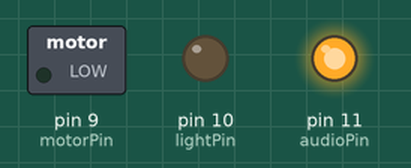
The sketch below on a simulated Arduino Uno, built with avr-gcc and run on an emulated ATmega328P. Parts: switched loads named in the sketch (green lamp = pin HIGH), output pins drawn as LEDs (lit = HIGH).

Above: at 0.12 s.
At 2.7 s:
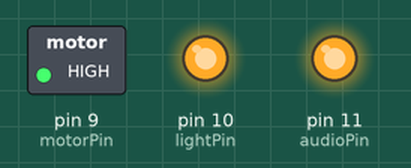
At 7.7 s:
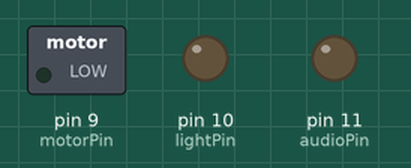
Timing chart, 0 to 13.3 s (numbered marks = the images above):
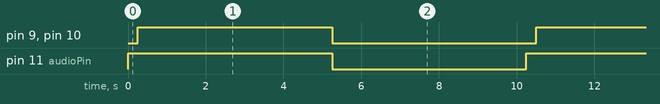

The sketch:

Shaking_Body.ino
```cpp
/* Halloween 2017 Shaking Body
 *  Robin Gambin
 *  System will use a 12V motor with an off balance arm to create a
 *  shaking motion in the body.
 *  120V spot light will be controlled from a Grove relay
 *  and audio will also be activated us a Adafruit SoundFX board and battery powered speaker.
 */
const int triggerPin=2; //remote trigger maybe used later
const int motorPin=9; //power relay control. Motor only needs to turn on
const int lightPin=10; //power relay for lights
const int audioPin=11; //trigger soundFx card
//const int startPin=13; //just to know when the

void setup() {
 // pinMode(startPin, OUTPUT);
  pinMode(triggerPin, INPUT);
  pinMode(motorPin, OUTPUT);
  pinMode(lightPin, OUTPUT);
  pinMode(audioPin, OUTPUT);
}

void loop() {
 // digitalWrite(startPin,HIGH);
//  delay(3000);
  digitalWrite(audioPin, HIGH);
  //digitalWrite(startPin, LOW);
  delay(250);
  digitalWrite(motorPin, HIGH);
  digitalWrite(lightPin, HIGH);


  delay(5000);

  digitalWrite(motorPin, LOW);
  digitalWrite(lightPin, LOW);
  digitalWrite(audioPin, LOW);

  delay(5000);


}
```

Measured:
- by itself, pin 9 (motorPin), pin 10 (lightPin): alternates HIGH for 5.0 s and LOW for 5.3 s
- by itself, pin 11 (audioPin): alternates HIGH for 5.3 s and LOW for 5.0 s
- by itself, everything shown: repeats every 10.3 s, in 3 steps
